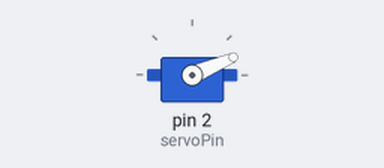
Recording of a sketch running on a simulated Arduino Uno, built with avr-gcc and run on an emulated ATmega328P. On the bench: servo. What the sketch prints to the serial monitor is not drawn.

Above: at 0.15 s.
At 7.91 s:
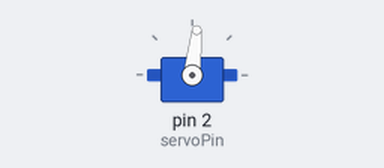
At 15.69 s:
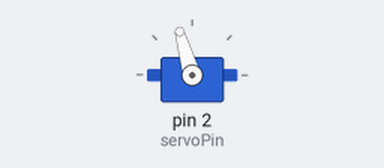
At 39.65 s:
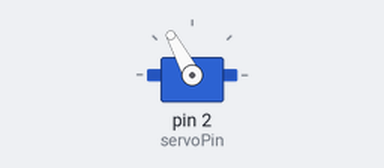
Timing chart, 0 to 40.0 s (numbered marks = the images above):
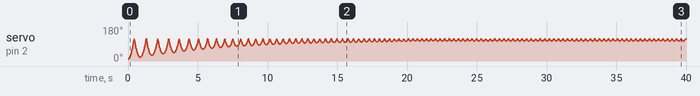

The sketch:

ServoBounce.ino
```cpp
#include <Servo.h>

float x = 10;
float vel = .1;
float accel = 0;
float grav= .03;
Servo servoMotor;       // creates an instance of the servo object to control a servo
int servoPin = 2;
float fric ;
void setup() {
Serial.begin(9600);
  servoMotor.attach(servoPin);

}
// the loop routine runs over and over again forever:
void loop() {
  fric= vel*-1*.001;
 accel= accel + grav+fric;
 vel=vel+accel;
 x=x+vel;

 accel = 0;

 if (x>120){
    x= 119;
     vel*= -1;

    }
 int  mapp= map(x,0, 120, 0, 120);
 servoMotor.write(mapp);

Serial.println(mapp);
delay(5);

}
```
